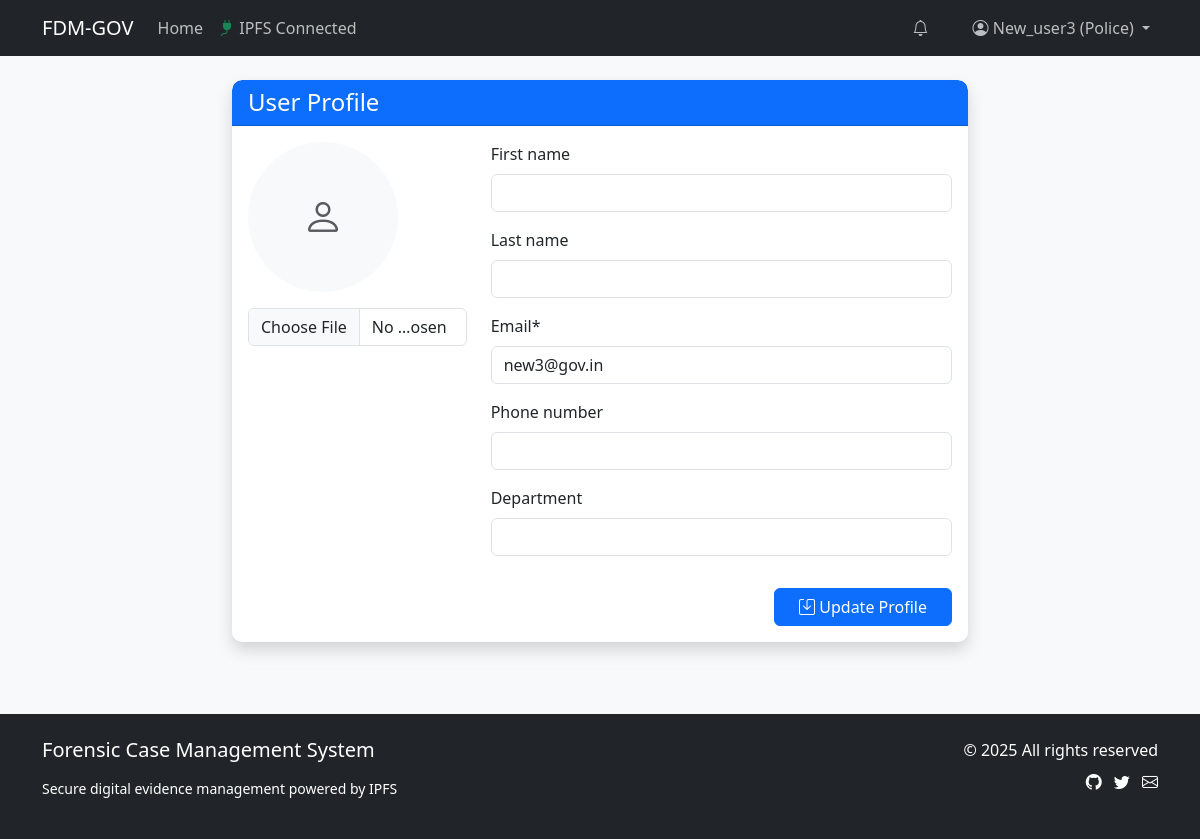
The page /profile/ (signed in) on the database its author committed.
### case_mgmt/models.py (models this page shows)
class CustomUser(AbstractUser):
    ROLES = (
        ('forensic', 'Forensic'),
        ('police', 'Police'),
        ('lawyer', 'Lawyer'),
        ('court', 'Court'),
    )
    role = models.CharField(max_length=10, choices=ROLES)
    email = models.EmailField(unique=True)
    pinata_api_key = models.CharField(max_length=255, blank=True, null=True)
    pinata_secret = models.CharField(max_length=255, blank=True, null=True)
    is_ipfs_connected = models.BooleanField(default=False)
    profile_picture_cid = models.CharField(max_length=255, blank=True, null=True)
    phone_number = models.CharField(max_length=20, blank=True)
    department = models.CharField(max_length=100, blank=True)
    def unread_notifications_count(self):
        return self.notifications.filter(is_read=False).count()

### case_mgmt/views.py (the view)
# urls.py: path('profile/', views.profile, name='profile'),
@login_required
def profile(request):
    if request.method == 'POST':
        user_form = UserProfileForm(request.POST, request.FILES, instance=request.user)
        if user_form.is_valid():
            if 'profile_picture' in request.FILES:
                try:
                    profile_file = request.FILES['profile_picture']
                    response = requests.post(
                        "https://api.pinata.cloud/pinning/pinFileToIPFS",
                        files={'file': profile_file},
                        headers={
                            'pinata_api_key': request.user.pinata_api_key,
                            'pinata_secret_api_key': request.user.pinata_secret
                        }
                    )
                    if response.status_code == 200:
                        request.user.profile_picture_cid = response.json()['IpfsHash']
                except Exception as e:
                    messages.error(request, f"Error uploading profile picture: {str(e)}")
            user_form.save()
            messages.success(request, 'Profile updated successfully!')
            return redirect('profile')
    else:
        user_form = UserProfileForm(instance=request.user)
    return render(request, 'case_mgmt/profile.html', {
        'user_form': user_form
    })

### case_mgmt/forms.py
class UserProfileForm(forms.ModelForm):
    class Meta:
        model = CustomUser
        fields = ['first_name', 'last_name', 'email', 'phone_number', 'department']

### case_mgmt/templates/case_mgmt/profile.html (shortened to what this page needs)
{% extends 'case_mgmt/base.html' %}
{% load crispy_forms_tags %}
{% block content %}
<div class="row justify-content-center">
    <div class="col-lg-8">
        <div class="card shadow">
            <div class="card-header bg-primary text-white">
                <h4 class="mb-0">User Profile</h4>
            </div>
            <div class="card-body">
                <form method="post" enctype="multipart/form-data">
                    <div class="row">
                        <div class="col-md-4 text-center">
                            <div class="mb-3">
                                {% if user.profile_picture_cid %}
                                <img src="https://gateway.pinata.cloud/ipfs/{{ user.profile_picture_cid }}"
                                     class="rounded-circle img-thumbnail" width="150" height="150">
                                {% else %}
                                <div class="rounded-circle bg-light d-flex align-items-center justify-content-center"
                                     style="width:150px; height:150px;">
                                    <i class="bi bi-person fs-1 text-muted"></i>
                                </div>
                                {% endif %}
                            </div>
                            <div class="mb-3">
                                <input type="file" name="profile_picture" id="id_profile_picture"
                                       accept="image/*" class="form-control">
                            </div>
                        </div>
                        <div class="col-md-8">
                            {{ user_form|crispy }}
                        </div>
                    </div>
                    <div class="d-grid gap-2 d-md-flex justify-content-md-end mt-3">
                        <button type="submit" class="btn btn-primary px-4">
                            <i class="bi bi-save"></i> Update Profile
                        </button>
                    </div>
                </form>
            </div>
        </div>
    </div>
</div>
{% endblock %}

### case_mgmt/templates/case_mgmt/base.html (shortened to what this page needs)
{% load static %}
<!DOCTYPE html>
<html lang="en">
    <head>
        <link href="https://cdn.jsdelivr.net/npm/bootstrap@5.3.0/dist/css/bootstrap.min.css" rel="stylesheet">
        <link rel="stylesheet" href="https://cdn.jsdelivr.net/npm/bootstrap-icons@1.10.0/font/bootstrap-icons.css">
        <link rel="stylesheet" href="{% static 'css/styles.css' %}">
    </head>
<body>
    <nav class="navbar navbar-expand-lg navbar-dark bg-dark">
        <div class="container">
            <a class="navbar-brand" href="{% url 'home' %}">FDM-GOV</a>
            <div class="collapse navbar-collapse" id="navbarNav">
                <ul class="navbar-nav me-auto">
                    {% if user.is_authenticated %}
                        <li class="nav-item">
                            <a class="nav-link" href="{% url 'home' %}">Home</a>
                        </li>
                        <li class="nav-item">
                            <a class="nav-link" href="{% url 'ipfs_connect' %}">
                                {% if user.is_ipfs_connected %}
                                    <i class="bi bi-plug-fill text-success"></i> IPFS Connected
                                {% else %}
                                    <i class="bi bi-plug"></i> Connect to IPFS
                                {% endif %}
                            </a>
                        </li>
                    {% endif %}
                </ul>
                <ul class="navbar-nav">
                    {% if user.is_authenticated %}
                        <li class="nav-item">
                            <a class="nav-link position-relative" href="{% url 'notifications' %}">
                                <i class="bi bi-bell"></i>
                            </a>
                        </li>
                        <li class="nav-item dropdown">
                            <a class="nav-link dropdown-toggle" href="#" id="navbarDropdown" role="button" data-bs-toggle="dropdown">
                                {% if user.profile_picture_cid %}
                                <img src="https://gateway.pinata.cloud/ipfs/{{ user.profile_picture_cid }}"
                                     class="rounded-circle me-1" width="30" height="30" alt="Profile">
                                {% else %}
                                <i class="bi bi-person-circle"></i>
                                {% endif %}
                                {{ user.username }} ({{ user.get_role_display }})
                            </a>
                        </li>
                    {% endif %}
                </ul>
            </div>
        </div>
    </nav>
    <main class="container py-4">
        {% block content %}{% endblock %}
    </main>
    <footer class="bg-dark text-white py-4 mt-5">
        <div class="container">
            <div class="row">
                <div class="col-md-6 text-center text-md-start">
                    <h5 class="mb-3">Forensic Case Management System</h5>
                    <p class="small">Secure digital evidence management powered by IPFS</p>
                </div>
                <div class="col-md-6 text-center text-md-end">
                    <p class="mb-0">&copy; {% now "Y" %} All rights reserved</p>
                    <div class="mt-2">
                        <a href="#" class="text-white me-2"><i class="bi bi-github"></i></a>
                        <a href="#" class="text-white me-2"><i class="bi bi-twitter"></i></a>
                        <a href="#" class="text-white"><i class="bi bi-envelope"></i></a>
                    </div>
                </div>
            </div>
        </div>
    </footer>
</body>
</html>

### case_mgmt/static/css/styles.css (style rules this page uses)
body { background-color: #f8f9fa; }
.card { border-radius: 10px; box-shadow: 0 4px 6px rgba(0, 0, 0, 0.1); }
.card-header { border-radius: 10px 10px 0 0 !important; }
.nav-link { color: rgba(255,255,255,0.7); padding: 0.5rem; min-width: 60px; }
main { padding-bottom: 70px !important; }
.card { border: none; border-radius: 10px; overflow: hidden; transition: transform 0.3s ease, box-shadow 0.3s ease; }

### rows shown on the page
CustomUser: username "New_user3", role "Police", email "new3@gov.in"
